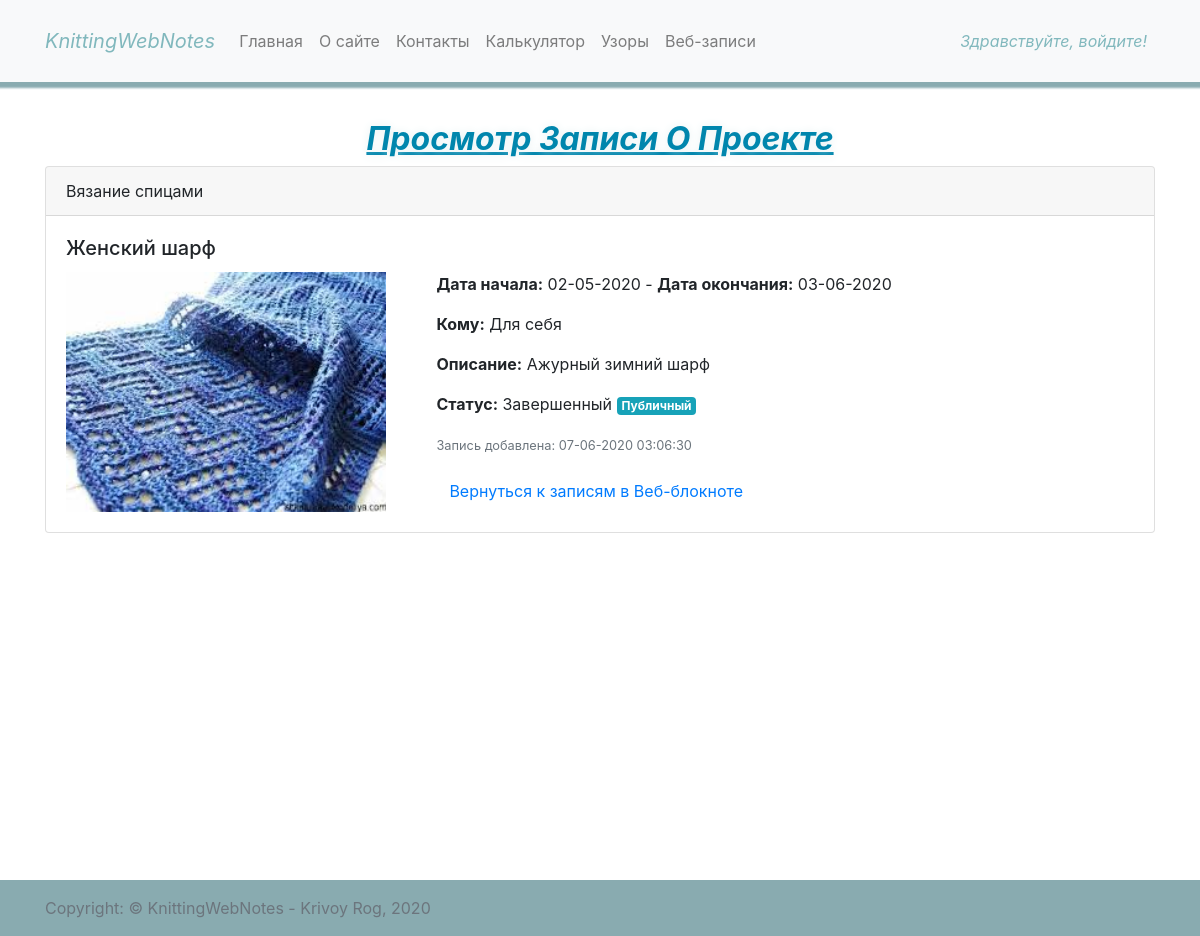
Screenshot of /webnotes/details/1 with the database file from the repository.
### webnotes/models.py (models this page shows, shortened)
class Webnote(models.Model):
    project_name = models.CharField(max_length=100, null=False)
    start_date = models.DateField(null=True, blank=True)
    end_date = models.DateField(null=True, blank=True)
    create_date = models.DateTimeField(null=False, auto_now_add=True)
    for_who = models.CharField(max_length=100, null=False)
    craft = models.ForeignKey(Craft, verbose_name='Вид рукоделия', on_delete=models.CASCADE, default=0)
    image = models.FileField(null=True, upload_to='upload/webnotes', blank=True)
    note = models.TextField(max_length=512, null=True, blank=True)
    access = models.ForeignKey(Access, verbose_name='Доступ другим пользователям', on_delete=models.CASCADE, default=0)
    user = models.ForeignKey(User, on_delete=models.CASCADE)
    status = models.ForeignKey(Status, verbose_name='Статус', on_delete=models.CASCADE, default=0)
    tool = models.ManyToManyField(Tool, verbose_name='Инструменты')
    pattern = models.ManyToManyField(Pattern, verbose_name='Узор')
    yarn = models.ManyToManyField(Yarn, verbose_name='Пряжа')

class Craft(models.Model):
    name = models.CharField(max_length=50, unique=True, null=False)
    def __str__(self):
        return self.name

class Status(models.Model):
    name = models.CharField(max_length=50, unique=True, null=False)
    def __str__(self):
        return self.name

class Access (models.Model):
    name = models.CharField(max_length=50, unique=True, null=False)
    def __str__(self):
        return self.name

### webnotes/views.py (the view)
# urls.py: re_path(r'^details/(?P<pattern_id>[0-9]+)$', details),
def details(request, webnote_id):
    data = dict()
    data['title'] = 'Просмотр записи о проекте'
    if request.method == 'GET':
        data['webnote'] = Webnote.objects.get(id=webnote_id)
        return render(request, 'webnotes/details.html', context=data)

### templates/webnotes/details.html (shortened to what this page needs)
{% extends 'layout/base.html' %}
{% block content %}
    <div class="container">
        <h2 class="title">{{ title }}</h2>
        <div class="card">
            <div class="card-header">
                {{ webnote.craft }}
            </div>
            <div class="card-body">
                <h5 class="card-title">{{webnote.project_name}}</h5>
                <img src="/media/{{ webnote.image }}" width="30%" align="left" style="margin-right: 50px">
                <p class="card-text"><b>Дата начала:</b> {{ webnote.start_date|date:'d-m-Y' }} - <b>Дата окончания:</b> {{ webnote.end_date|date:'d-m-Y' }}</p>
                <p class="card-text"><b>Кому:</b> {{ webnote.for_who }}</p>
                <p class="card-text"><b>Описание:</b> {{ webnote.note }}</p>
                <p class="card-text"><b>Статус:</b> {{ webnote.status }}
                    <span class="badge badge-info">{{ webnote.access }}</span>
                </p>
                <p class="card-text">
                    <small class="text-muted">Запись добавлена: {{ webnote.create_date|date:'d-m-Y h:m:s' }}</small>
                </p>
                {% if user.is_authenticated %}
                    <a class="btn btn-link" href="/webnotes/{{ user.id }}" role="button">Вернуться к записям в Веб-блокноте</a>
                {% else %}
                    <a class="btn btn-link" href="/webnotes/public" role="button">Вернуться к записям в Веб-блокноте</a>
                {% endif %}
          </div>
        </div>
    </div>
{% endblock content %}

### static/css/base.css (style rules this page uses)
body { padding-top: 5rem; }
.title { text-align: center; color: #0086ad; font-weight: bold; font-style: oblique; text-shadow:0 0 10px #e5f0f1; text-transform: capitalize; text-decoration: underline; }

### static/css/sticky-footer.css (style rules this page uses)
main > .container { padding: 40px 15px 0; }

### rows the page displays
Webnote: craft "Вязание спицами", project_name "Женский шарф", image (picture), start_date "02-05-2020", end_date "03-06-2020", for_who "Для себя", note "Ажурный зимний шарф", status "Завершенный", access "Публичный", create_date "07-06-2020 03:06:30"

### other values shown
{{ title }} "Просмотр Записи О Проекте"
